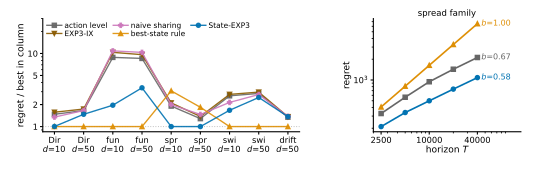

Recreate this plot in Python.
"""Figure 8: a wider baseline set, and where each one's assumption pays.

Left panel: regret relative to the best arm in each family, so 1.0 is the winner of that column.
The best-state heuristic leads seven of the nine cells and State-EXP3 leads two.  Right panel:
growth in T on the one family built so the heuristic's assumption is false, where it turns
linear.  The left panel is a worst case over a family set chosen here; the right panel is why
that is not a worst case over the model.

Sizing.  Saved WITHOUT bbox_inches="tight" so the on-page scale is exactly 1.0 at \\textwidth.
"""
import numpy as np
import matplotlib
matplotlib.use("Agg")
import matplotlib.pyplot as plt
from matplotlib.ticker import NullFormatter, ScalarFormatter

B = np.load("../code/baselines.npz")
G = np.load("../code/baselines_growth.npz")

FAMS = [("dirichlet_d10", "Dir\n$d$=10"), ("dirichlet_d50", "Dir\n$d$=50"),
        ("funnel_d10", "fun\n$d$=10"), ("funnel_d50", "fun\n$d$=50"),
        ("spread_d10", "spr\n$d$=10"), ("spread_d50", "spr\n$d$=50"),
        ("switching_d10", "swi\n$d$=10"), ("switching_d50", "swi\n$d$=50"),
        ("drift_d50", "drift\n$d$=50")]
POLS = [("action", "action level", "#666666", "s"),
        ("ix", "EXP3-IX", "#8a5a00", "v"),
        ("naive", "naive sharing", "#CC78BC", "P"),
        ("beststate", "best-state rule", "#DE8F05", "^"),
        ("state", "State-EXP3", "#0173B2", "o")]

FIG_W, FIG_H = 5.5, 1.78
fig = plt.figure(figsize=(FIG_W, FIG_H))
axL = fig.add_axes([0.075, 0.255, 0.470, 0.640])
axR = fig.add_axes([0.680, 0.255, 0.270, 0.640])

# ---- left: relative to the best arm per family
idx = np.arange(len(FAMS))
axL.axhline(1.0, color="#bbbbbb", lw=0.7, ls=":", zorder=1)
for key, lab, colour, mk in POLS:
    vals = np.array([B[f"{f}__{key}"] for f, _ in FAMS])
    best = np.array([min(B[f"{f}__{p}"] for p, _, _, _ in POLS) for f, _ in FAMS])
    axL.plot(idx, vals / best, mk + "-", color=colour, ms=3.0, lw=1.0, label=lab,
             alpha=0.9, zorder=3)
axL.set_yscale("log")
axL.set_xticks(idx); axL.set_xticklabels([l for _, l in FAMS], fontsize=5.4)
axL.set_yticks([1, 2, 5, 10]); axL.yaxis.set_major_formatter(ScalarFormatter())
axL.yaxis.set_minor_formatter(NullFormatter())
axL.set_ylabel("regret / best in column", fontsize=6.6, labelpad=1.5)
axL.tick_params(labelsize=6.0, length=2, pad=1.5, which="major")
axL.tick_params(length=1.2, which="minor")
axL.legend(fontsize=5.4, frameon=False, loc="upper left", handletextpad=0.35,
           borderaxespad=0.15, labelspacing=0.2, ncol=3, columnspacing=0.8)
axL.set_ylim(0.85, 30)
for sp in ("top", "right"):
    axL.spines[sp].set_visible(False)

# ---- right: growth in T where the heuristic's assumption is false
for key, lab, colour, mk in POLS:
    if key not in G:
        continue
    axR.plot(G["T"], G[key], mk + "-", color=colour, ms=3.0, lw=1.2, zorder=3)
    axR.text(G["T"][-1] * 1.12, G[key][-1], f"$b$={float(G[key + '_b']):.2f}",
             fontsize=5.8, color=colour, va="center")
axR.set_xscale("log"); axR.set_yscale("log")
axR.set_xlim(2000, 1.4e5)
axR.set_xticks([2500, 10000, 40000]); axR.xaxis.set_major_formatter(ScalarFormatter())
axR.xaxis.set_minor_formatter(NullFormatter())
axR.set_xlabel("horizon $T$", fontsize=6.6, labelpad=0.8)
axR.set_ylabel("regret", fontsize=6.6, labelpad=1.5)
axR.tick_params(labelsize=6.0, length=2, pad=1.5, which="major")
axR.tick_params(length=1.2, which="minor")
axR.set_title("spread family", fontsize=6.2, pad=2.0)
for sp in ("top", "right"):
    axR.spines[sp].set_visible(False)

assert axL.get_position().y0 >= 0.22, "two-line tick labels need room"
fig.savefig("fig8.pdf")
print(f"wrote fig8.pdf | beststate b={float(G['beststate_b']):.2f}, "
      f"state b={float(G['state_b']):.2f}")
